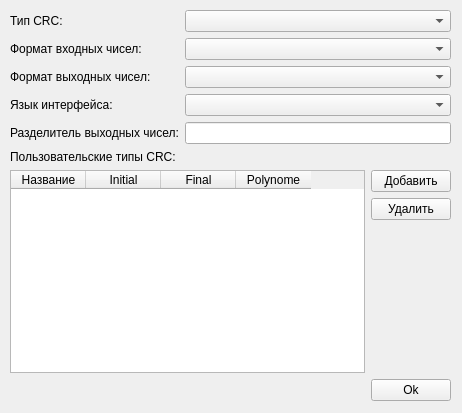
<?xml version="1.0" encoding="UTF-8"?>
<ui version="4.0">
 <class>SettingsForm</class>
 <widget class="QWidget" name="SettingsForm">
  <property name="windowModality">
   <enum>Qt::WindowModal</enum>
  </property>
  <property name="geometry">
   <rect>
    <x>0</x>
    <y>0</y>
    <width>462</width>
    <height>413</height>
   </rect>
  </property>
  <property name="windowTitle">
   <string>Настройки</string>
  </property>
  <widget class="QWidget" name="verticalLayoutWidget">
   <property name="geometry">
    <rect>
     <x>10</x>
     <y>10</y>
     <width>441</width>
     <height>391</height>
    </rect>
   </property>
   <layout class="QVBoxLayout" name="verticalLayout_2">
    <item>
     <layout class="QFormLayout" name="formLayout">
      <item row="0" column="0">
       <widget class="QLabel" name="label">
        <property name="text">
         <string>Тип CRC:</string>
        </property>
       </widget>
      </item>
      <item row="0" column="1">
       <widget class="QComboBox" name="crcTypecmbBx"/>
      </item>
      <item row="1" column="0">
       <widget class="QLabel" name="label_2">
        <property name="text">
         <string>Формат входных чисел:</string>
        </property>
       </widget>
      </item>
      <item row="1" column="1">
       <widget class="QComboBox" name="inputFormatcmbBx"/>
      </item>
      <item row="2" column="0">
       <widget class="QLabel" name="label_3">
        <property name="text">
         <string>Формат выходных чисел:</string>
        </property>
       </widget>
      </item>
      <item row="2" column="1">
       <widget class="QComboBox" name="outputNumbercmbBx"/>
      </item>
      <item row="3" column="0">
       <widget class="QLabel" name="label_4">
        <property name="text">
         <string>Язык интерфейса:</string>
        </property>
       </widget>
      </item>
      <item row="3" column="1">
       <widget class="QComboBox" name="langCmbBx"/>
      </item>
      <item row="5" column="0">
       <widget class="QLabel" name="label_5">
        <property name="text">
         <string>Пользовательские типы CRC:</string>
        </property>
       </widget>
      </item>
      <item row="6" column="0" colspan="2">
       <layout class="QHBoxLayout" name="horizontalLayout">
        <item>
         <widget class="QTableWidget" name="tableWidget">
          <attribute name="horizontalHeaderDefaultSectionSize">
           <number>75</number>
          </attribute>
          <column>
           <property name="text">
            <string>Название</string>
           </property>
          </column>
          <column>
           <property name="text">
            <string>Initial</string>
           </property>
          </column>
          <column>
           <property name="text">
            <string>Final</string>
           </property>
          </column>
          <column>
           <property name="text">
            <string>Polynome</string>
           </property>
          </column>
         </widget>
        </item>
        <item>
         <layout class="QVBoxLayout" name="verticalLayout">
          <item>
           <widget class="QPushButton" name="addCrcTypeBttn">
            <property name="text">
             <string>Добавить</string>
            </property>
           </widget>
          </item>
          <item>
           <widget class="QPushButton" name="removeCrcTypeBttn">
            <property name="text">
             <string>Удалить</string>
            </property>
           </widget>
          </item>
          <item>
           <spacer name="verticalSpacer">
            <property name="orientation">
             <enum>Qt::Vertical</enum>
            </property>
            <property name="sizeHint" stdset="0">
             <size>
              <width>20</width>
              <height>40</height>
             </size>
            </property>
           </spacer>
          </item>
         </layout>
        </item>
       </layout>
      </item>
      <item row="4" column="0">
       <widget class="QLabel" name="label_6">
        <property name="text">
         <string>Разделитель выходных чисел:</string>
        </property>
       </widget>
      </item>
      <item row="4" column="1">
       <widget class="QLineEdit" name="delimeterlineEdit"/>
      </item>
     </layout>
    </item>
    <item>
     <layout class="QHBoxLayout" name="horizontalLayout_2">
      <item>
       <spacer name="horizontalSpacer">
        <property name="orientation">
         <enum>Qt::Horizontal</enum>
        </property>
        <property name="sizeHint" stdset="0">
         <size>
          <width>40</width>
          <height>20</height>
         </size>
        </property>
       </spacer>
      </item>
      <item>
       <widget class="QPushButton" name="okPshBttn">
        <property name="text">
         <string>Ok</string>
        </property>
       </widget>
      </item>
     </layout>
    </item>
   </layout>
  </widget>
 </widget>
 <resources/>
 <connections/>
</ui>
